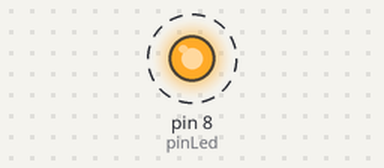
Recording of a sketch running on a simulated Arduino Uno, built with avr-gcc and run on an emulated ATmega328P. Shown: output pins drawn as LEDs (lit = HIGH). Dashed ring = blinking. What the sketch prints to the serial monitor is not drawn.

Above: at 0.5 s.
Timing chart, 0 to 4.6 s (numbered marks = the images above):
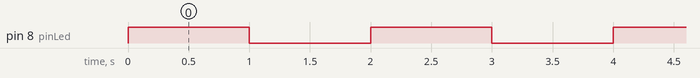

The sketch:

Blink_Serial.ino
```cpp
const int pinLed = 8;

void setup() {
  // initializem digital pin LED_BUILTIN as an output.
  pinMode(pinLed, OUTPUT);
  Serial.begin(115200);        // configurem el port sèrie
}

void loop() {
  digitalWrite(pinLed, HIGH);  // encèn el LED (HIGH representa voltatge)
  Serial.println("LED on");    // enviem "LED on" al port sèrie

  delay(1000);                 // espera 1 segon

  digitalWrite(pinLed, LOW);   // apaga el LED (LOW representa tensió 0)
  Serial.println("LED off");   // enviem "LED off" al port sèrie

  delay(1000);                 // espera 1 segon
}
```

Measured:
- by itself, pin 8 (pinLed): alternates HIGH for 1.0 s and LOW for 1.0 s
